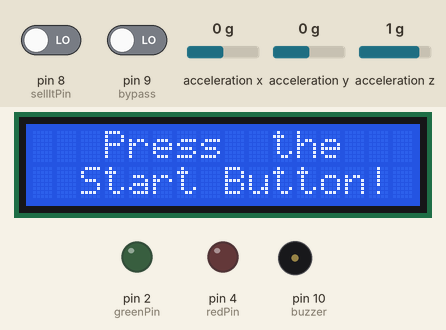
A sketch run on a simulated Arduino Uno, built with avr-gcc and run on an emulated ATmega328P. On the bench: 16×2 character LCD, output pins drawn as LEDs (lit = HIGH), buzzer (waves = sounding). Inputs (shaded band) come from the test bench; at power-on: pin 9 (bypass) LOW, pin 8 (sellItPin) LOW, acceleration x 0 g, acceleration y 0 g, acceleration z 1 g. Random numbers use the default seed unless the sketch sets one.

Above: at 1.7 s.
1.8 s: pin 9 (bypass) driven HIGH
At 3.7 s:
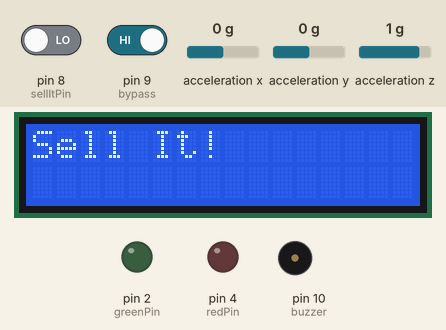
4.0 s: pin 8 (sellItPin) driven HIGH
At 4.98 s:
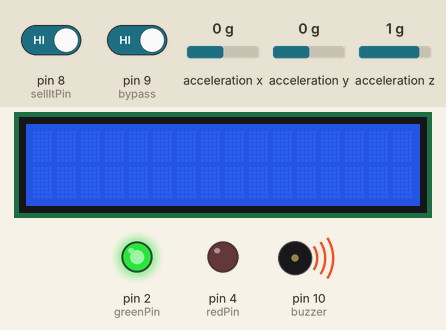
6.6 s: pin 8 (sellItPin) driven LOW
At 9.4 s:
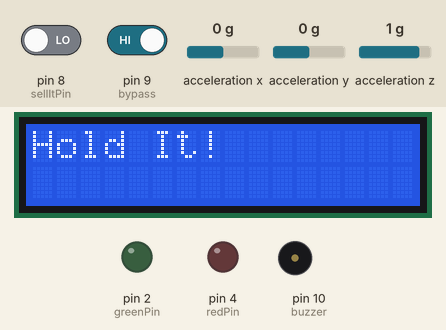
Timing chart, 0 to 18.6 s (numbered marks = the images above; inputs shaded):
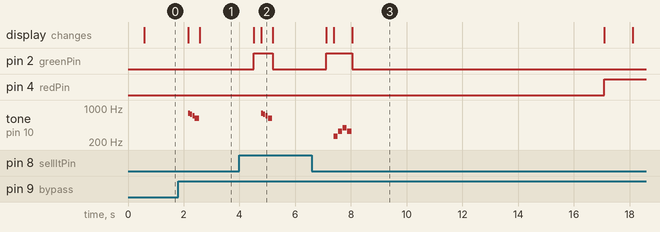

Measured:
- after the input at 1.8 s, tone on pin 10 (buzzer): plays 784 Hz for 0.07 s, 740 Hz for 0.07 s, 698 Hz for 0.07 s, 622 Hz for 0.15 s, starting after 0.35 s; the display: first changes after 0.35 s (image 1 shows a later state)
- after the input at 4.0 s, pin 2 (greenPin): LOW → HIGH after 0.52 s, → LOW 0.67 s later; tone on pin 10 (buzzer): plays 784 Hz for 0.07 s, 740 Hz for 0.07 s, 698 Hz for 0.07 s, 622 Hz for 0.15 s, starting after 0.77 s; the display: first changes after 0.52 s (image 2 shows a later state)
- after the input at 6.6 s, pin 2 (greenPin): LOW → HIGH after 0.52 s, → LOW 0.92 s later
- what the display in image 2 shows lasts 0.4 s, from 4.8 s to 5.2 s

The sketch:

bopIt.ino
```cpp
//TODO:
// Add Speaker functionality

// https://mhsp18object.wordpress.com/2018/05/06/project-2-diy-arduino-sensor-bop-it/
#include <string.h>

//Create an Instance of the Gryroscope
#include <Arduino_LSM6DSOX.h>

//Initialize the LCD Screen
#include <LCD_I2C.h> // LCD Library
LCD_I2C lcd(0x27, 16, 2); // Default address of most PCF8574 modules, change according

//sensor pins
int buyItPin = 7;
int sellItPin = 8;
int holdItPin = 6; //Use gyroscope pitch and yaw
int bypass = 9; //To bypass the RFID Scanner during testing
int greenPin =  2;
int redPin = 4;
int buzzer = 10;

//action to perform during each step
long action = 0;

//reference variables for sensor states
int state1 = 0;
int state2 = 0;

//time user has to complete action in milliseconds and related variables for time keeping
unsigned long gameRate = 10000;
unsigned long timeOfPrompt;
unsigned long timeElapsed;

//variable to control game loop
int keepPlaying = 0;
int actionCompleted = 0;
int score = 0;
int finalScore = 0;
int bypassTrue = 0;

//define tones
#define NOTE_B0 31
#define NOTE_C1 33
#define NOTE_CS1 35
#define NOTE_D1 37
#define NOTE_DS1 39
#define NOTE_E1 41
#define NOTE_F1 44
#define NOTE_FS1 46
#define NOTE_G1 49
#define NOTE_GS1 52
#define NOTE_A1 55
#define NOTE_AS1 58
#define NOTE_B1 62
#define NOTE_C2 65
#define NOTE_CS2 69
#define NOTE_D2 73
#define NOTE_DS2 78
#define NOTE_E2 82
#define NOTE_F2 87
#define NOTE_FS2 93
#define NOTE_G2 98
#define NOTE_GS2 104
#define NOTE_A2 110
#define NOTE_AS2 117
#define NOTE_B2 123
#define NOTE_C3 131
#define NOTE_CS3 139
#define NOTE_D3 147
#define NOTE_DS3 156
#define NOTE_E3 165
#define NOTE_F3 175
#define NOTE_FS3 185
#define NOTE_G3 196
#define NOTE_GS3 208
#define NOTE_A3 220
#define NOTE_AS3 233
#define NOTE_B3 247
#define NOTE_C4 262
#define NOTE_CS4 277
#define NOTE_D4 294
#define NOTE_DS4 311
#define NOTE_E4 330
#define NOTE_F4 349
#define NOTE_FS4 370
#define NOTE_G4 392
#define NOTE_GS4 415
#define NOTE_A4 440
#define NOTE_AS4 466
#define NOTE_B4 494
#define NOTE_C5 523
#define NOTE_CS5 554
#define NOTE_D5 587
#define NOTE_DS5 622
#define NOTE_E5 659
#define NOTE_F5 698
#define NOTE_FS5 740
#define NOTE_G5 784
#define NOTE_GS5 831
#define NOTE_A5 880
#define NOTE_AS5 932
#define NOTE_B5 988
#define NOTE_C6 1047
#define NOTE_CS6 1109
#define NOTE_D6 1175
#define NOTE_DS6 1245
#define NOTE_E6 1319
#define NOTE_F6 1397
#define NOTE_FS6 1480
#define NOTE_G6 1568
#define NOTE_GS6 1661
#define NOTE_A6 1760
#define NOTE_AS6 1865
#define NOTE_B6 1976
#define NOTE_C7 2093
#define NOTE_CS7 2217
#define NOTE_D7 2349
#define NOTE_DS7 2489
#define NOTE_E7 2637
#define NOTE_F7 2794
#define NOTE_FS7 2960
#define NOTE_G7 3136
#define NOTE_GS7 3322
#define NOTE_A7 3520
#define NOTE_AS7 3729
#define NOTE_B7 3951
#define NOTE_C8 4186
#define NOTE_CS8 4435
#define NOTE_D8 4699
#define NOTE_DS8 4978
#define REST 0


// change this to make the song slower or faster
int tempo = 360;

int buyMelody[] = {
  //Cantina Band
  NOTE_B4,-4, NOTE_E5,-4, NOTE_B4,-4, NOTE_E5,-4,
};

int sellMelody[] = {

  // Super Mario Brothers
  NOTE_G5,8, NOTE_FS5,8, NOTE_F5,8, NOTE_DS5,4,
};

int holdMelody[] = {

  //Keyboard Cat
  NOTE_C4,4, NOTE_E4,4, NOTE_G4,4, NOTE_E4,4,
};

// sizeof gives the number of bytes, each int value is composed of two bytes (16 bits)
// there are two values per note (pitch and duration), so for each note there are four bytes
int buyNotes = sizeof(buyMelody) / sizeof(buyMelody[0]) / 2;
int sellNotes = sizeof(sellMelody) / sizeof(sellMelody[0]) / 2;
int holdNotes = sizeof(holdMelody) / sizeof(holdMelody[0]) / 2;

// this calculates the duration of a whole note in ms
int wholenote = (60000 * 4) / tempo;

int divider = 0, noteDuration = 0;

void setup() {
	//initialize software serial monitor and give a delay for lcd to load
	lcd.begin();
  lcd.backlight();
	delay(500);

  //Initialize the gyroscope
  IMU.begin();

	//setting pin modes
	// pinMode(rfidScannerPin, INPUT);
	pinMode(buyItPin, INPUT);       //Button controls this pin
	pinMode(sellItPin, INPUT);      //Sound detector controls this pin
  pinMode(bypass, INPUT);         //Button to start game
  pinMode(greenPin, OUTPUT);
  pinMode(redPin, OUTPUT);
  pinMode(buzzer, OUTPUT);

	char scoreString[10];
}

void actionDetector(int action, int actionPin, String actionText, bool digital) {
	//if action selected is one, then tell user to "Buy It"
	// lcd.clear();
  // lcd.print(actionText);

  float x, y, z;
  //reset LED States
  digitalWrite(greenPin, LOW); // Green LED
  digitalWrite(redPin, LOW); // Green LED


	//Read button value to track if user has changed it once prompted
	if (digital) {
		state1 = digitalRead(actionPin);
	}
	else {
		// state1 = analogRead(sensor); //Adjust this for the gyroscope
    IMU.readAcceleration(x, y, z);
    // lcd.clear();
    state1 = int(x) + int(y) + int(z);
    // lcd.print(roll);
    // lcd.clear();
  }

	//write "Buy It" to lcd to prompt user
  lcd.clear();
	lcd.print(actionText);

	//record the time you prompted the user
	timeOfPrompt = millis();
	timeElapsed = millis() - timeOfPrompt;

	//while loop checking if user completed action in allowed time
	while (timeElapsed < gameRate && actionCompleted == 0){
		//read switch for comparing to check if action was completed
		if (digital) {
			state2 = digitalRead(actionPin);
		}
		else {
			// state2 = analogRead(sensor);
      IMU.readAcceleration(x, y, z);
      // lcd.clear();
      state2 = int(x) + int(y) + int(z);
      // lcd.print(yaw);
      // lcd.clear();
		}
		//if the switch state changed, then the user completed action
		if (state2 != state1){
			actionCompleted = 1;
			score = score +1;
			gameRate = gameRate - (gameRate * .05);
      delay(500);
		}

		//recalculate timeElapsed
		timeElapsed = millis() - timeOfPrompt;
	}

	//once while loop stops (either due to time running out or completing action)
	//check to see if action was comleted and adjust settings accordingly
	if (actionCompleted == 1 && score == 99){
    lcd.clear();
    lcd.print("Game Won!");
    delay(750);
    finalScore = score;
    gameRate = 10000;
    score = 0; //reset score to 0 for new game
		char scoreString[10];
		sprintf(scoreString,"%4d",finalScore);
		keepPlaying = 0;
    lcd.clear();
		lcd.print("GAME OVER!");
    lcd.clear();
		lcd.write("Score");
    lcd.clear();
		lcd.print(scoreString);

		delay(2000);
  }
  else if (actionCompleted == 1){
    lcd.clear();
		lcd.print("action completed");
    digitalWrite(greenPin, HIGH); // Green LED
		// tone(speakerPin, 10000, 250); // Adust to a better win sound
		delay(250);
		// noTone(speakerPin);
	}
	else if (actionCompleted == 0){
    lcd.clear();
		lcd.print("action failed");
    digitalWrite(redPin, HIGH); // Red LED
		delay(750);
    // tone(speakerPin, 10000, 250); // Adust to a better Lose sound
    delay(250);
    // noTone(speakerPin);
		finalScore = score;
    gameRate = 10000;
    score = 0; //reset score to 0 for new game
		char scoreString[10];
		sprintf(scoreString,"%4d",finalScore);
		keepPlaying = 0;

    lcd.clear();
		lcd.print("GAME OVER!");
    lcd.clear();
		lcd.print("Final Score: ");
    // lcd.clear();
    lcd.setCursor(0, 1);
    lcd.print(scoreString);

		delay(2000);
    digitalWrite(redPin, LOW);
	}
}

void loop() {
	// display game start code on lcd
  lcd.clear();
  lcd.print("   Press  the");
  lcd.setCursor(2, 1);
  lcd.print("Start Button!");
  delay(500);

	//If button is pressed, go into game.
  bypassTrue = digitalRead(bypass);
	if (bypassTrue){

	//variable to control the while loop running the game until user has failed
	keepPlaying = 1;

		//while loop to keep running game until user has failed and "keepPlaying" is set to zero
		while (keepPlaying != 0) {
			//pick an action to assign the user via a random number generator – upper bound is exclusive
			action = random(1,4);
			actionCompleted = 0;
      lcd.clear();
			lcd.print(action);
      lcd.clear();

			//if else statements to prompt user and check action
		    switch(action) {
				case 1:
            // iterate over the notes of the melody.
            // Remember, the array is twice the number of notes (notes + durations)
            for (int thisNote = 0; thisNote < buyNotes * 2; thisNote = thisNote + 2) {

              // calculates the duration of each note
              divider = buyMelody[thisNote + 1];
              if (divider > 0) {
                // regular note, just proceed
                noteDuration = (wholenote) / divider;
              } else if (divider < 0) {
                // dotted notes are represented with negative durations!!
                noteDuration = (wholenote) / abs(divider);
                noteDuration *= 1.5; // increases the duration in half for dotted notes
              }

              // we only play the note for 90% of the duration, leaving 10% as a pause
              tone(buzzer, buyMelody[thisNote], noteDuration * 0.9);

              // Wait for the specief duration before playing the next note.
              delay(noteDuration);

              // stop the waveform generation before the next note.
              noTone(buzzer);
            }
					actionDetector(action, buyItPin, "Buy It!", 1);
					break;
				case 2:
            // iterate over the notes of the melody.
            // Remember, the array is twice the number of notes (notes + durations)
            for (int thisNote = 0; thisNote < sellNotes * 2; thisNote = thisNote + 2) {

              // calculates the duration of each note
              divider = sellMelody[thisNote + 1];
              if (divider > 0) {
                // regular note, just proceed
                noteDuration = (wholenote) / divider;
              } else if (divider < 0) {
                // dotted notes are represented with negative durations!!
                noteDuration = (wholenote) / abs(divider);
                noteDuration *= 1.5; // increases the duration in half for dotted notes
              }

              // we only play the note for 90% of the duration, leaving 10% as a pause
              tone(buzzer, sellMelody[thisNote], noteDuration * 0.9);

              // Wait for the specief duration before playing the next note.
              delay(noteDuration);

              // stop the waveform generation before the next note.
              noTone(buzzer);
            }
					actionDetector(action, sellItPin, "Sell It!", 1);
					break;
				case 3:
            // iterate over the notes of the melody.
            // Remember, the array is twice the number of notes (notes + durations)
            for (int thisNote = 0; thisNote < holdNotes * 2; thisNote = thisNote + 2) {

              // calculates the duration of each note
              divider = holdMelody[thisNote + 1];
              if (divider > 0) {
                // regular note, just proceed
                noteDuration = (wholenote) / divider;
              } else if (divider < 0) {
                // dotted notes are represented with negative durations!!
                noteDuration = (wholenote) / abs(divider);
                noteDuration *= 1.5; // increases the duration in half for dotted notes
              }

              // we only play the note for 90% of the duration, leaving 10% as a pause
              tone(buzzer, holdMelody[thisNote], noteDuration * 0.9);

              // Wait for the specief duration before playing the next note.
              delay(noteDuration);

              // stop the waveform generation before the next note.
              noTone(buzzer);
            }
					actionDetector(action, holdItPin, "Hold It!", 0);
					break;
        }
		}
	}
}
```
